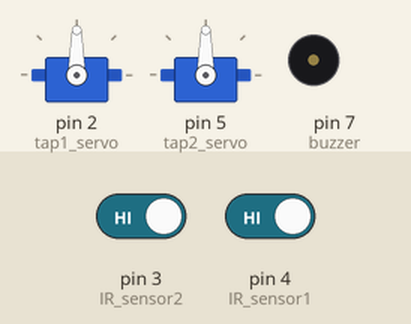
Simulated run of this sketch. Board: Arduino Uno, built with avr-gcc and run on an emulated ATmega328P. Parts: 2 × servo, buzzer (waves = sounding). The test bench sets the inputs (shaded band); at power-on: pin 4 (IR_sensor1) HIGH, pin 3 (IR_sensor2) HIGH.

Above: at 1.2 s.
1.3 s: pin 4 (IR_sensor1) driven LOW
At 2.5 s:
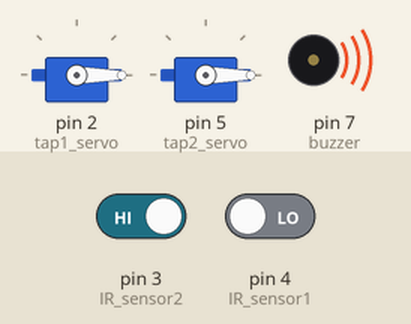
2.8 s: pin 3 (IR_sensor2) driven LOW
5.8 s: pin 3 (IR_sensor2) driven HIGH
Timing chart, 0 to 8.8 s (numbered marks = the images above; inputs shaded):
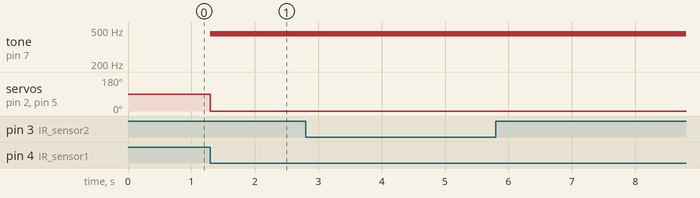

The sketch:

test_2.ino
```cpp
#include <Servo.h>
Servo tap1_servo;
Servo tap2_servo;
int IR_sensor1=4;
int IR_sensor2=3;
int buzzer=7;
int val;
int val_1;

void setup() {

  pinMode(IR_sensor1,INPUT);
  pinMode(IR_sensor2,INPUT);
  tap1_servo.attach(2);
  tap2_servo.attach(5);
  pinMode ( buzzer , OUTPUT);
}

void loop() {
  val=digitalRead(IR_sensor1);
  if(val==0)
  {
    tap1_servo.write(0);
    tap2_servo.write(0);
   tone (buzzer,450);
   delay (200);


  }
    val_1=digitalRead(IR_sensor2);
if(val_1==0)
  {
    tap1_servo.write(90);
    tap2_servo.write(90);
   noTone (buzzer);
  }


}
```

Measured:
- after the input at 1.3 s, tone on pin 7 (buzzer): silent → 450 Hz at once; servo on pin 2 (tap1_servo), servo on pin 5 (tap2_servo): 90° → 0° at once
- after the input at 5.8 s, every drawn part: stays the same
